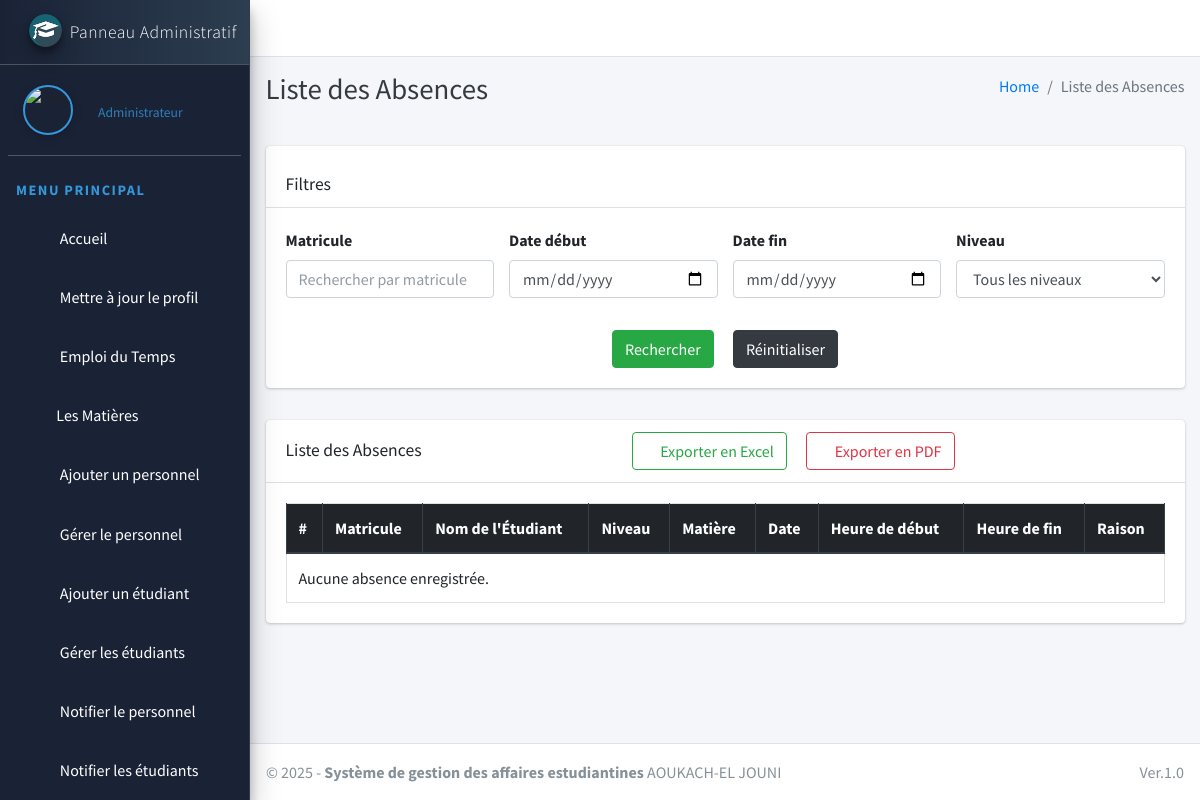
Page /view-absences/ (signed in) on the earlier database version.
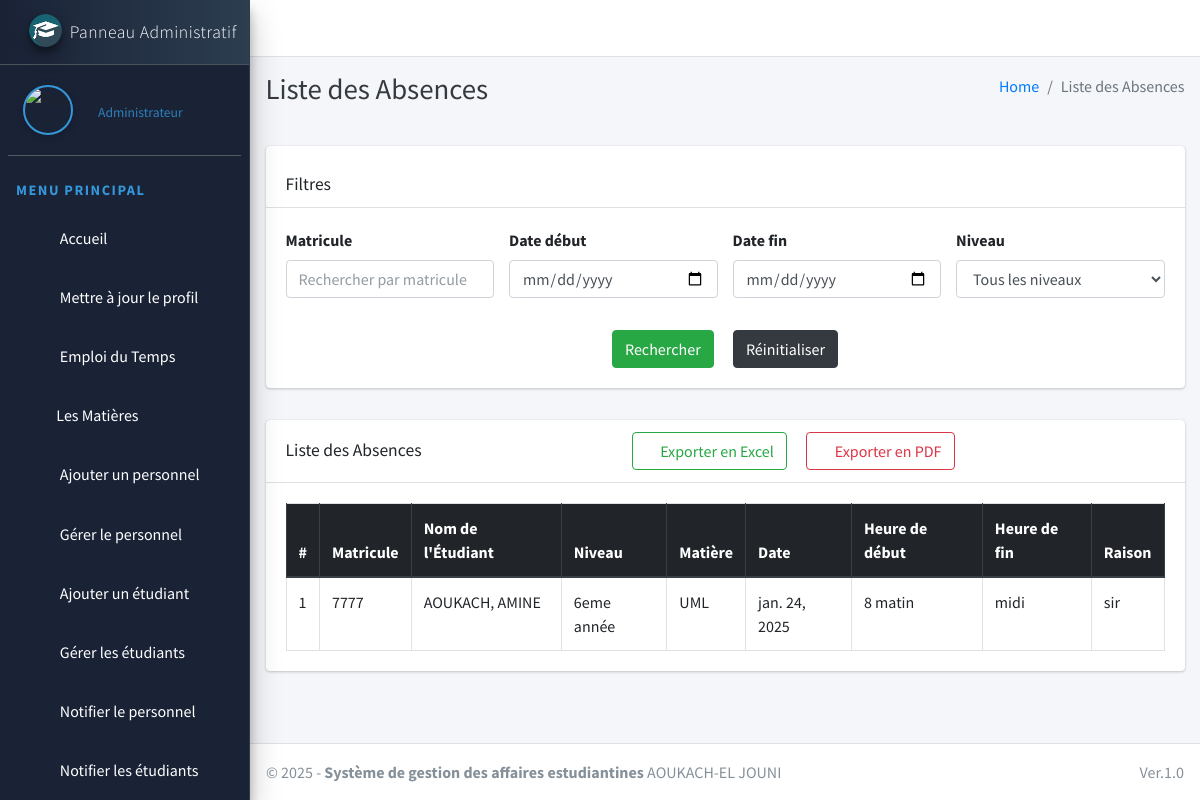
Same page on the later database version.
### main_app/models.py (models this page shows, shortened)
class Absence(models.Model):
    student = models.ForeignKey(Student, on_delete=models.CASCADE, related_name="absences")
    subject = models.ForeignKey(Subject, on_delete=models.CASCADE, related_name="absences")
    staff = models.ForeignKey(Staff, on_delete=models.CASCADE, related_name="absences")
    date = models.DateField()
    time_from = models.TimeField()
    time_to = models.TimeField()
    reason = models.TextField(null=True, blank=True)
    def __str__(self):
        return f"{self.student.matricule} - {self.subject.name} - {self.date}"

class Student(models.Model):
    admin = models.OneToOneField(CustomUser, on_delete=models.CASCADE)
    course = models.ForeignKey(Course, on_delete=models.DO_NOTHING, null=True, blank=False)
    session = models.ForeignKey(Session, on_delete=models.DO_NOTHING, null=True)
    phone_number = models.CharField(max_length=20,  default="06000007")  # Nouveau champ
    matricule = models.CharField(max_length=14, unique=False, default="5001")  # Nouveau champ
    NIVEAU_CHOICES = [
        ('3eme année', '3ème année'),
        ('4eme année', '4ème année'),
        ('5eme année', '5ème année'),
        ('6eme année', '6ème année'),
                  ]
    niveau = models.CharField(max_length=20, choices=NIVEAU_CHOICES, default='3eme année')
    lieu = models.CharField(max_length=100, null=True, blank=True)  # Lieu de naissance
    dateN = models.DateField(null=True, blank=True)  # Date de naissance

class CustomUser(AbstractUser):
    USER_TYPE = ((1, "HOD"), (2, "Staff"), (3, "Student"))
    GENDER = [("M", "Male"), ("F", "Female")]
    username = None  # Removed username, using email instead
    email = models.EmailField(unique=True)
    user_type = models.CharField(default=1, choices=USER_TYPE, max_length=1)
    gender = models.CharField(max_length=1, choices=GENDER)
    profile_pic = models.ImageField()
    address = models.TextField()
    fcm_token = models.TextField(max_length=255, blank=True, null=True, default="")  # For firebase notifications
    created_at = models.DateTimeField(auto_now_add=True)
    updated_at = models.DateTimeField(auto_now=True)
    USERNAME_FIELD = "email"
    REQUIRED_FIELDS = []
    objects = CustomUserManager()

class Subject(models.Model):
    name = models.CharField(max_length=120)
    staff = models.ForeignKey(Staff,on_delete=models.CASCADE,)
    niveau = models.CharField(
        max_length=20,
        choices=[
            ('3ème année', '3ème année'),
            ('4ème année', '4ème année'),
            ('5ème année', '5ème année'),
             ('6ème année', '6ème année'),
        ],
        default='3ème année'
    )
    volume_horaire_total = models.IntegerField(default=40)  # 30-40 heures
    updated_at = models.DateTimeField(auto_now=True)
    created_at = models.DateTimeField(auto_now_add=True)
    heures_ajoutees = models.IntegerField(default=0, null=True, blank=True)
    progression_cours = models.IntegerField(default=0)  # Progression en %
    volume_horaire_restant = models.IntegerField(default=40, null=True, blank=True)  # Initialisé avec le total

### main_app/hod_views.py (the view)
# urls.py: path('view-absences/', hod_views.view_absences, name='view_absences'),
def view_absences(request):
    absences = Absence.objects.select_related('student', 'subject')
    matricule = request.GET.get('matricule')
    date_debut = request.GET.get('date_debut')
    date_fin = request.GET.get('date_fin')
    niveau = request.GET.get('niveau')
    if (matricule):
        absences = absences.filter(student__matricule__icontains=matricule)
    if (date_debut):
        absences = absences.filter(date__gte=date_debut)
    if (date_fin):
        absences = absences.filter(date__lte=date_fin)
    if (niveau):
        absences = absences.filter(student__niveau=niveau)
    niveaux = Absence.objects.select_related('student').values_list(
        'student__niveau', flat=True).distinct()
    context = {
        'absences': absences,
        'niveaux': niveaux,
        'page_title': 'Liste des Absences'
    }
    print("Absences filtrées :", absences)  # Garde le print pour debug
    return render(request, 'hod_template/view_absences.html', context)

### main_app/templates/hod_template/view_absences.html (shortened to what this page needs)
{% extends 'main_app/base.html' %}
{% load static %}{% block page_title %}{{page_title}}{% endblock page_title %}
{% block content %}
<section class="content">
    <div class="container-fluid">
        <div class="row mb-3">
            <div class="col-md-12">
                <div class="card">
                    <div class="card-header">
                        <h3 class="card-title">Filtres</h3>
                    </div>
                    <div class="card-body">
                        <form method="GET" class="row">
                            <div class="col-md-12 mb-3">
                                <div class="row">
                                    <div class="col-md-3">
                                        <div class="form-group">
                                            <label for="matricule">Matricule</label>
                                            <input type="text" class="form-control" id="matricule" name="matricule"
                                                   value="{{ request.GET.matricule }}" placeholder="Rechercher par matricule">
                                        </div>
                                    </div>
                                    <div class="col-md-3">
                                        <div class="form-group">
                                            <label for="date_debut">Date début</label>
                                            <input type="date" class="form-control" id="date_debut" name="date_debut"
                                                   value="{{ request.GET.date_debut }}">
                                        </div>
                                    </div>
                                    <div class="col-md-3">
                                        <div class="form-group">
                                            <label for="date_fin">Date fin</label>
                                            <input type="date" class="form-control" id="date_fin" name="date_fin"
                                                   value="{{ request.GET.date_fin }}">
                                        </div>
                                    </div>
                                    <div class="col-md-3">
                                        <div class="form-group">
                                            <label for="niveau">Niveau</label>
                                            <select class="form-control" id="niveau" name="niveau">
                                                <option value="">Tous les niveaux</option>
                                            </select>
                                        </div>
                                    </div>
                                </div>
                            </div>
                            <div class="col-12 text-center">
                                <button type="submit" class="btn btn-success mx-2">Rechercher </button>
                                <a href="{% url 'view_absences' %}" class="btn btn-dark mx-2">Réinitialiser</a>
                            </div>
                        </form>
                    </div>
                </div>
            </div>
        </div>
        <div class="row">
            <div class="col-md-12">
                <div class="card">
                    <div class="card-header d-flex justify-content-between align-items-center">
                        <h3 class="card-title">{{page_title}}</h3>
                        <div>
                            <a href="{% url 'export_absences_excel' %}?{{ request.GET.urlencode }}" class="btn btn-outline-success mx-2">
                                <i class="fas fa-file-excel"></i> Exporter en Excel
                            </a>
                            <a href="{% url 'export_absences_pdf' %}?{{ request.GET.urlencode }}" class="btn btn-outline-danger mx-2">
                                <i class="fas fa-file-pdf"></i> Exporter en PDF
                            </a>
                        </div>
                    </div>
                    <div class="card-body">
                        <table id="example2" class="table table-bordered table-hover">
                            <thead class="thead-dark">
                                <tr>
                                    <th>#</th>
                                    <th>Matricule</th>
                                    <th>Nom de l'Étudiant</th>
                                    <th>Niveau</th>
                                    <th>Matière</th>
                                    <th>Date</th>
                                    <th>Heure de début</th>
                                    <th>Heure de fin</th>
                                    <th>Raison</th>
                                </tr>
                            </thead>
                            <tbody>
                                {% for absence in absences %}
                                <tr>
                                    <td>{{ forloop.counter }}</td>
                                    <td>{{ absence.student.matricule }}</td>
                                    <td>{{ absence.student.admin.last_name }}, {{ absence.student.admin.first_name }}</td>
                                    <td>{{ absence.student.niveau }}</td>
                                    <td>{{ absence.subject.name }}</td>
                                    <td>{{ absence.date }}</td>
                                    <td>{{ absence.time_from }}</td>
                                    <td>{{ absence.time_to }}</td>
                                    <td>{{ absence.reason }}</td>
                                </tr>
                                {% empty %}
                                <tr>
                                    <td colspan="9">Aucune absence enregistrée.</td>
                                </tr>
                                {% endfor %}
                            </tbody>
                        </table>
                    </div>
                </div>
            </div>
        </div>
    </div>
</section>
{% endblock content %}

Differences in the rows shown:
added Absence: student.matricule "7777", student.admin.last_name "AOUKACH", student.admin.first_name "AMINE", student.niveau "6eme année", subject.name "UML", date "jan. 24, 2025", time_from "8 matin", time_to "midi", reason "sir"
Other differences:
text no longer shown: "Aucune absence enregistrée."
